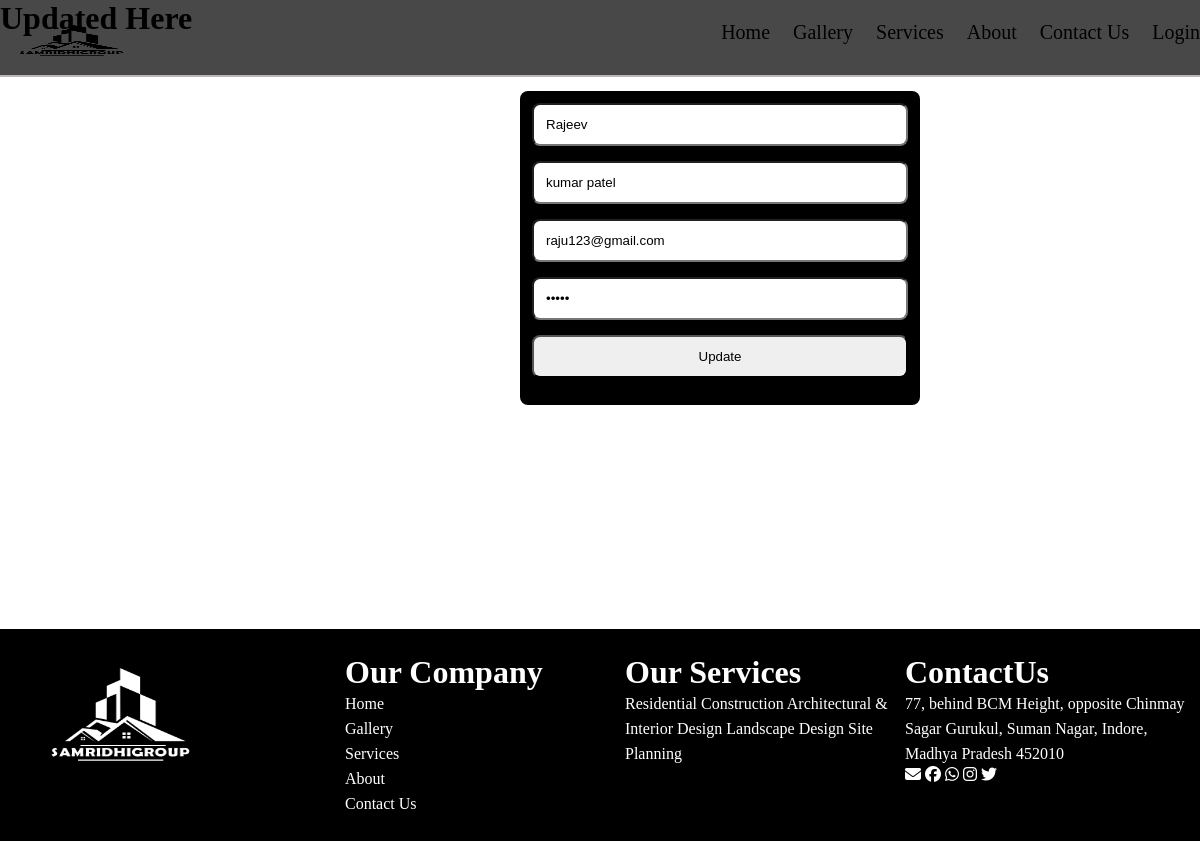
Screenshot of /update/11/ with the database file from the repository.
### project2/models.py (models this page shows, shortened)
class Student(models.Model):
    fnm = models.CharField(max_length=100)
    lnm = models.CharField(max_length=100)
    email = models.EmailField(max_length=100)
    password = models.CharField(max_length=100)

### project2/views.py (the view, shortened to what this page needs)
# urls.py: path('update/<int:id>/', views.user_update, name='user_update'),
def user_update(request, id):
    try:
        data = Student.objects.get(id=id)
    except Student.DoesNotExist:
        messages.error(request, "User not found.")
        return redirect('home')  # Redirect to home if the user does not exist
    return render(request, 'update.html', {"key": data})

### project2/templates/update.html (shortened to what this page needs)
{% extends "base.html" %}
{% load static %}
{% block container %}
  <h1>Updated Here</h1><br><br><br>
  <form id="updateForm" action="" method="post" class="form">
    <input type="text" name="fnm" placeholder="Enter First Name" value="{{ key.fnm }}"><br>
    <input type="text" name="lnm" placeholder="Enter Last Name" value="{{ key.lnm }}"><br>
    <input type="email" name="email" placeholder="Enter Email" value="{{ key.email }}" required readonly><br>
    <input type="password" name="pwd" placeholder="Enter Password" value="{{ key.password }}"><br>
    <input type="submit" value="Update">
  </form><br><br><br><br>
{% endblock %}

### project2/static/css/Style.css (style rules this page uses)
* { padding: 0%; margin: 0%; box-sizing: border-box; }
.form { background: #ffffff; padding: 30px 40px; border-radius: 12px; width: 100%; max-width: 400px; margin-left: 520px; }
.form input { width: 100%; padding: 12px; margin-bottom: 15px; border-radius: 8px; outline: none; }
.form { width: 100%; padding: 12px; background: #000000; color: rgb(0, 0, 0); font-weight: bold; border: none; border-radius: 8px; cursor: pointer; }
.form ::placeholder { color: rgb(0, 0, 0); }

### rows the page displays
Student: fnm "Rajeev", lnm "kumar patel", email "raju123@gmail.com"
